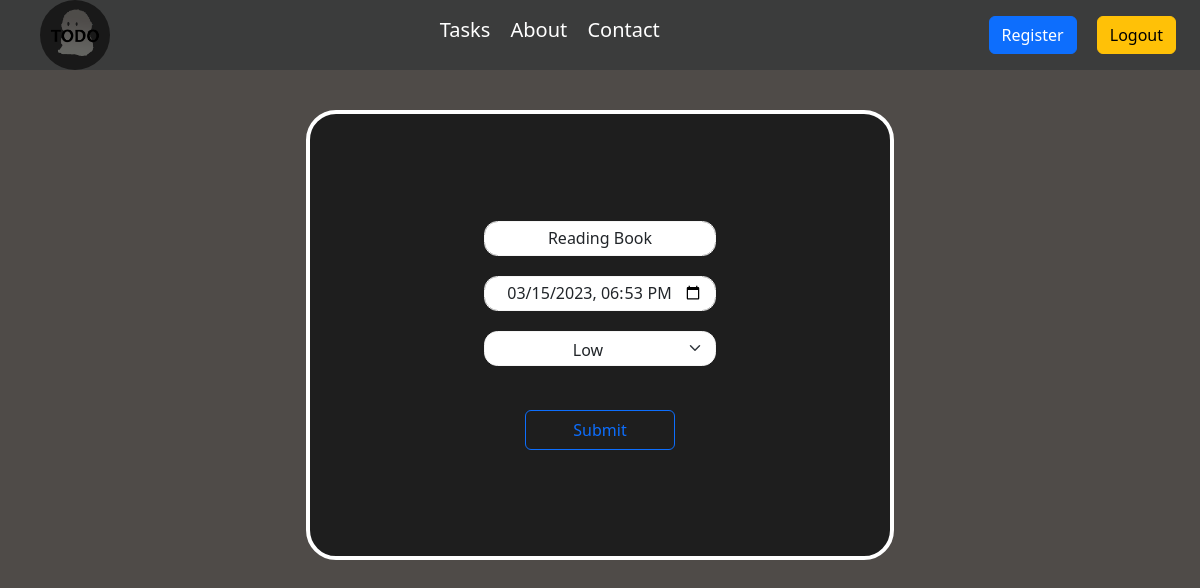
Page /update/4/ (signed in) on the committed database.
### root/models.py (models this page shows)
class Task(models.Model):
    user = models.ForeignKey(to=User,on_delete=models.CASCADE)
    task_Name = models.CharField(max_length=1000)
    dateTime = models.DateTimeField()
    priority = models.CharField(max_length=200)

### root/views.py (the view)
# urls.py: path('update/<int:pk>/',views.updateTaskView,name = 'updateTask'),
def updateTaskView(request,pk):
    if request.user.is_authenticated:
        data = Task.objects.get(id=pk)
        print(data.id)
        if request.user == data.user and data.id == pk:
            if request.method == 'POST':
                fm = TaskForm(request.POST, instance=data)
                if fm.is_valid():
                    username = request.user
                    task = fm.cleaned_data.get('task_Name')
                    datetime = fm.cleaned_data.get('dateTime')
                    priority = fm.cleaned_data.get('priority')
                    reg = Task(id = pk,user = username, task_Name = task,dateTime = datetime,priority = priority)
                    reg.save()
                    messages.success(request,'Successfuly updated the list!')
                    return HttpResponseRedirect('/')
            else:
                fm = TaskForm(instance=data)
            return render(request,'root/update.html',{'form':fm})
        else:
            return HttpResponse('Bad Request')
    else:
        return HttpResponseRedirect('/login/')

### root/forms.py
class TaskForm(forms.ModelForm):
    class Meta:
        model = Task
        fields = ['task_Name', 'dateTime', 'priority']
        widgets = {'dateTime': forms.DateTimeInput(attrs={'class': 'form-control', 'type': 'datetime-local'}),
                   'task_Name': forms.TextInput(attrs={'placeholder': 'Add New Task', 'class': 'form-control'}), 'priority': forms.Select(attrs={'class': 'form-select'}, choices=(('Medium','Priority'),('High', 'High'), ('Medium', 'Medium'), ('Low', 'Low')))}

### root/templates/root/update.html (shortened to what this page needs)
{% extends "root/base.html" %}
{% load static %}
{% block css %}
<link rel="stylesheet" href="{% static 'root/css/update.css' %}">
{% endblock css %}
{% block content %}
<div class="row update-container">
    <div class="update-form-container col-xs-6 offset-sm-3">
        <form action="" method="post" class='text-center'>
            {% for fm in form %}
            {{fm}}{{fm.errors|striptags}}
            {% endfor %}
            <br>
            <button class="btn btn-outline-primary update-form-submit-button text-center">Submit</button>
        </form>
    </div>
</div>
{% endblock content %}

### root/static/root/css/update.css (style rules this page uses)
.update-container { min-height: 100%; min-width: 100%; max-width: 1366px; display: flex; justify-content: center; align-items: center; }
.update-form-container { min-width: 250px; max-width: 50%; height: 450px; background-color: #1e1e1e; border: 4px solid white; border-radius: 30px; margin-top: 40px; margin-left: 0; display: flex; justify-content: center; align-items: center; }
.update-form-container form { display: flex; flex-direction: column; justify-content: center; align-items: center; }
#id_task_Name,#id_dateTime,#id_priority { width: 90%; height: 35px; border: 1px solid whitesmoke; border-radius: 13.5px; text-align: center; margin-bottom: 20px; }
#id_priority > option { width: 350px; height: 35px; border-radius: 40px; }
.update-form-submit-button { width: 150px; height: 40px; }

### rows in the picture
Task: form "Reading Book" "03/15/2023 18:53" "Low"
